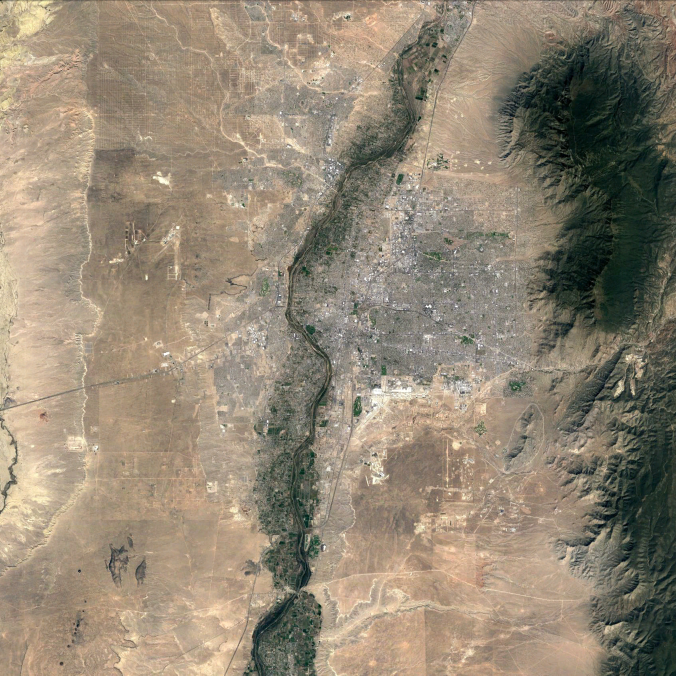
#> input picture public/Cities/Albuquerque/Albuquerque-1.png, 1352 x 1351 px, given as the content of the folder ./Albuquerque/Albuquerque-1.png/, which was not available (shown at 1/2 size)
$ python cropper.py
#> lines starting #> are read from the running program, lines starting #| are printed output that depends on the picture
from PIL import Image, ImageGrab
import os


print('Welcome to the cropper.')
cn = input('City Name: ')
#> the answer given: Albuquerque/Albuquerque-1.png
files = os.listdir('./' + cn + '/')
count = 0
for i in files:
    print(i)
    im = Image.open('./' + cn + '/' + i)
#> im is the input picture: PIL image 1352x1351 RGB; mean R, G, B 147, 134.9, 116.6
    left = 1044
    top = 44
    right = 2396
    bottom = 1395
    im1 = im.crop((left, top, right, bottom))
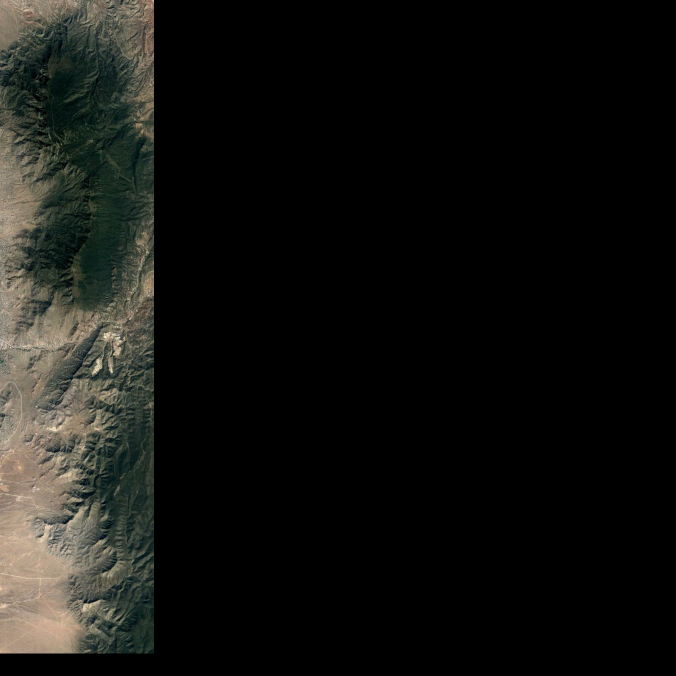
#> im1: PIL image 1352x1351 RGB (shown at 1/2 size); mean R, G, B 19.1, 19.3, 16.5
    im1 = im1.save(cn + '/' + cn+str(count)+'.png')
    if count == 0:
        count = -2
    elif count == -2:
        count = -1
    elif count == -1:
        count = 1
    elif count == 1:
        count = 2
#> (the run stopped early here; a loop or call above may not have finished)

$ run again, on public/Cities/Anaheim/Anaheim1.png
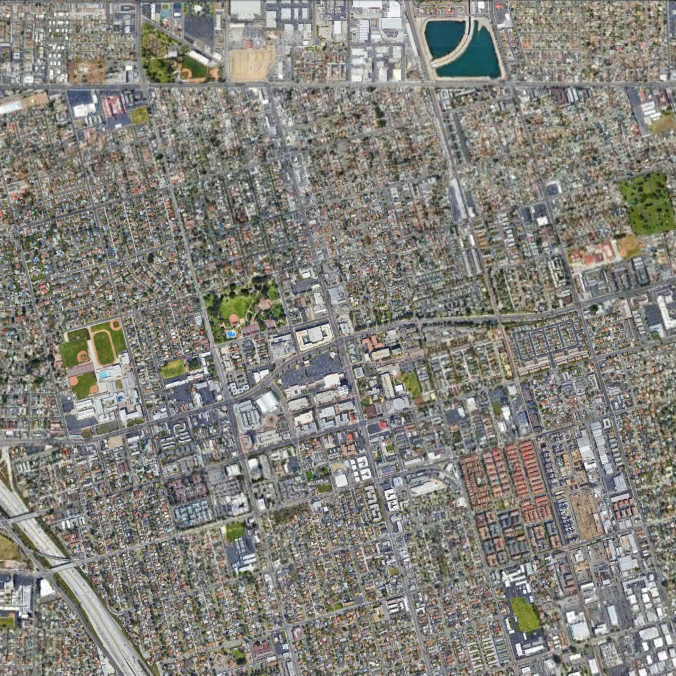
#> input picture public/Cities/Anaheim/Anaheim1.png, 1352 x 1351 px, given as the content of the folder ./Anaheim/Anaheim1.png/, which was not available (shown at 1/2 size)
#> im is the input picture: PIL image 1352x1351 RGB; mean R, G, B 131.9, 130.3, 123.8
#> `im1 = im.crop((left, top, right, bottom))`:
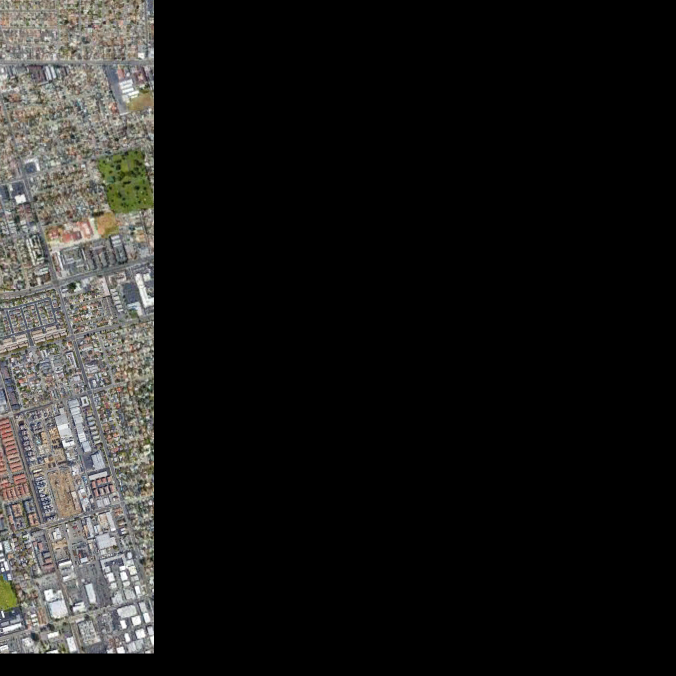
#> im1: PIL image 1352x1351 RGB (shown at 1/2 size); mean R, G, B 29.4, 28.8, 27.3

$ run again, on public/Cities/Anchorage/Anchorage2.png
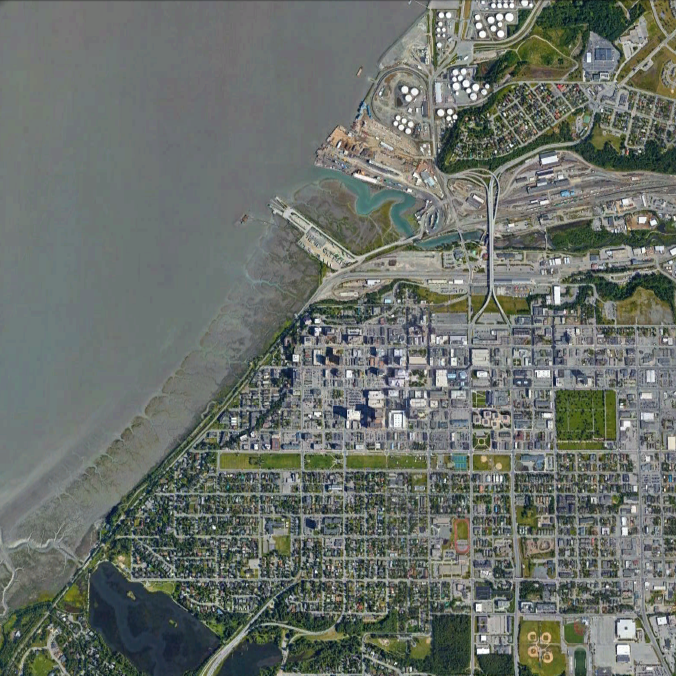
#> input picture public/Cities/Anchorage/Anchorage2.png, 1352 x 1351 px, given as the content of the folder ./Anchorage/Anchorage2.png/, which was not available (shown at 1/2 size)
#> im is the input picture: PIL image 1352x1351 RGB; mean R, G, B 105.7, 111.8, 105.5
#> `im1 = im.crop((left, top, right, bottom))`:
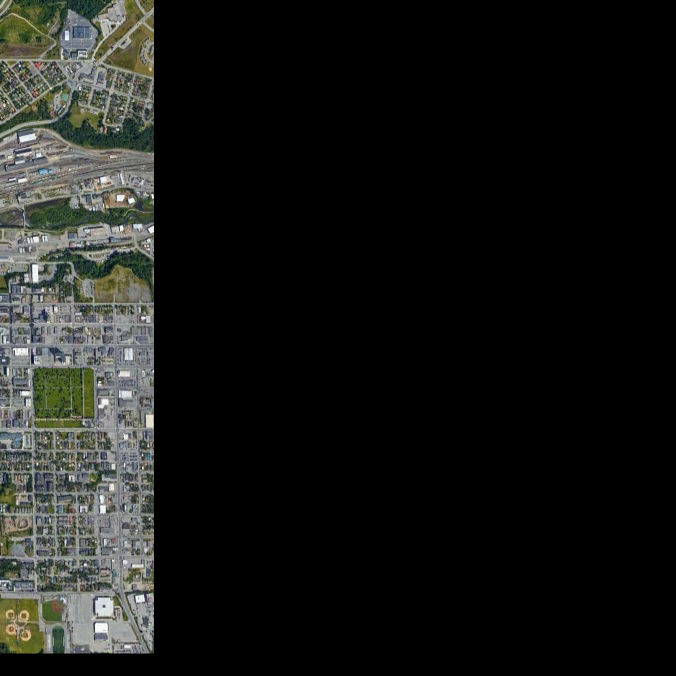
#> im1: PIL image 1352x1351 RGB (shown at 1/2 size); mean R, G, B 24, 25, 22.8
